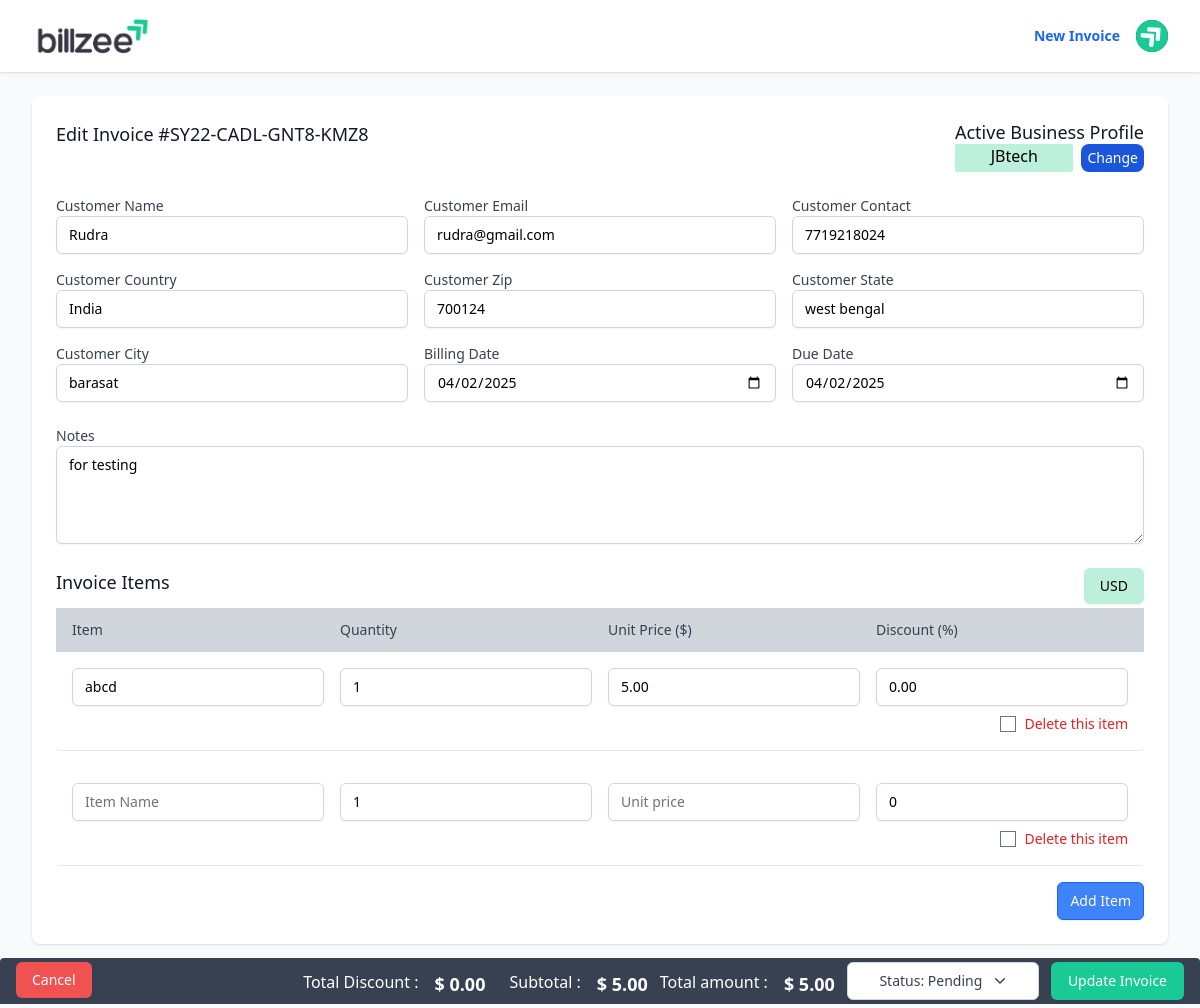
Screenshot of /invoices/33/edit/ (signed in) with the database file from the repository.
### users/models.py (models this page shows, shortened)
class Profile(models.Model):
    user = models.ForeignKey(CustomUser, on_delete=models.CASCADE, related_name='profiles')
    is_active = models.BooleanField(default=False)
    company_name = models.CharField(max_length=100)
    company_email = models.EmailField()
    password = models.CharField(max_length=128, default='')
    phone_number = models.CharField(max_length=20)
    address = models.TextField()
    city = models.CharField(max_length=100, blank=True)
    state = models.CharField(max_length=100, blank=True)
    country = models.CharField(max_length=100)
    pin_or_zip = models.CharField(max_length=7, blank=True)
    gst_id = models.CharField(max_length=20, blank=True)
    created_at = models.DateTimeField(auto_now_add=True)
    updated_at = models.DateTimeField(auto_now=True)
    class Meta:
        constraints = [
            models.UniqueConstraint(
                fields=['user', 'is_active'],
                condition=models.Q(is_active=True),
                name='unique_active_profile'
            )
        ]

### invoices/models.py (models this page shows, shortened)
class Invoice(models.Model):
    STATUS_CHOICES = [
        ('pending', 'Pending'),
        ('completed', 'Completed'),
        ('canceled', 'Canceled'),
    ]
    CURRENCY_CHOICES = [
        ('USD', 'USD'),
        ('INR', 'INR'),
        ('EUR', 'EUR'),
        ('GBP', 'GBP'),
        ('JPY', 'JPY'),
        ('AUD', 'AUD'),
        ('CAD', 'CAD'),
    ]
    invoice_id = models.CharField(max_length=19, editable=False, unique=True)
    user = models.ForeignKey(settings.AUTH_USER_MODEL, on_delete=models.CASCADE)
    profile = models.ForeignKey(Profile, on_delete=models.PROTECT, related_name='invoices', null=True, blank=True)
    customer_name = models.CharField(max_length=100)
    customer_email = models.EmailField()
    customer_contact = models.CharField(max_length=10, help_text="Numeric contact number (max 10 digits)", default="0000000000")
    customer_country = models.CharField(max_length=50, blank=True)
    customer_zip = models.CharField(max_length=7, blank=True, help_text="Postal/Zip code")
    customer_state = models.CharField(max_length=50, blank=True)
    customer_city = models.CharField(max_length=50, blank=True)
    billing_date = models.DateField(default=timezone.now)
    due_date = models.DateField()
    status = models.CharField(max_length=20, choices=STATUS_CHOICES, default='pending')
    notes = models.TextField(blank=True)
    created_at = models.DateTimeField(auto_now_add=True)
    updated_at = models.DateTimeField(auto_now=True)
    currency = models.CharField(max_length=3, choices=CURRENCY_CHOICES, default='USD')
    subtotal_amount = models.DecimalField(max_digits=10, decimal_places=2, default=0)
    gst_rate = models.DecimalField(max_digits=5, decimal_places=2, default=0)
    total_amount = models.DecimalField(max_digits=10, decimal_places=2, default=0)
    is_sent = models.BooleanField(default=False, help_text='Indicates if the invoice has been sent to the customer')

### invoices/views.py (the view)
# urls.py: path('<int:pk>/edit/', views.invoice_update, name='edit'),
@login_required
def invoice_update(request, pk):
    invoice = get_object_or_404(Invoice, pk=pk, profile__user=request.user)
    profiles = Profile.objects.filter(user=request.user)
    if request.method == 'POST':
        form = InvoiceForm(request.POST, instance=invoice)
        formset = InvoiceItemFormSet(request.POST, queryset=InvoiceItem.objects.filter(invoice=invoice))
        if form.is_valid() and formset.is_valid():
            form.save()
            instances = formset.save(commit=False)
            for obj in formset.deleted_objects:
                obj.delete()
            for instance in instances:
                instance.invoice = invoice
                instance.save()
            messages.success(request, 'Invoice updated successfully.')
            return redirect('invoices:detail', pk=pk)
    else:
        form = InvoiceForm(instance=invoice)
        formset = InvoiceItemFormSet(queryset=InvoiceItem.objects.filter(invoice=invoice))
    return render(request, 'invoices/invoice_form.html', {
        'form': form,
        'formset': formset,
        'invoice': invoice,
        'title': f'Edit Invoice #{invoice.invoice_id}',
        'active_profile': invoice.profile,
        'profiles': profiles,
    })

### templates/invoices/invoice_form.html (shortened to what this page needs)
{% extends 'base.html' %}
{% block content %}
<div class="bg-white shadow sm:rounded-lg mb-10">
    <div class="px-4 py-5 sm:p-6">
        <div class="flex justify-between">
        <h2 class="text-lg font-medium text-gray-900">{{ title }}</h2>
        <div class="">
            <h3 class="text-lg leading-6 font-medium text-gray-900">Active Business Profile</h3>
            <div class="flex justify-between gap-x-2">
            <span class="bg-green-200 w-8/12 text-center rounded-sm align-middle px-1 ">{{ active_profile.company_name }}</span>
            <button data-modal-target="default-modal" data-modal-toggle="default-modal" class="block text-white bg-blue-700 hover:bg-blue-800 focus:ring-4 focus:outline-none focus:ring-blue-300 font-medium rounded-lg text-sm px-1.5 p-1 text-center dark:bg-blue-600 dark:hover:bg-blue-700 dark:focus:ring-blue-800" type="button">
                Change
              </button>
            </div>
        </div>
        </div>
        <form id="invoice-form" method="post" class="mt-2 space-y-6">
            <div class="grid grid-cols-3 gap-4 sm:grid-cols-1 sm:gap-1">
                <div>
                    <label for="{{ form.customer_name.id_for_label }}" class="block text-sm font-medium text-gray-700">
                        Customer Name
                    </label>
                    {{ form.customer_name }}
                </div>
                <div>
                    <label for="{{ form.customer_email.id_for_label }}" class="block text-sm font-medium text-gray-700">
                        Customer Email
                    </label>
                    {{ form.customer_email }}
                </div>
                <div>
                    <label for="{{ form.customer_contact.id_for_label }}" class="block text-sm font-medium text-gray-700">
                        Customer Contact
                    </label>
                    {{ form.customer_contact }}
                </div>
                <div>
                    <label for="{{ form.customer_country.id_for_label }}" class="block text-sm font-medium text-gray-700">
                        Customer Country
                    </label>
                    {{ form.customer_country }}
                </div>
                <div>
                    <label for="{{ form.customer_zip.id_for_label }}" class="block text-sm font-medium text-gray-700">
                        Customer Zip
                    </label>
                    {{ form.customer_zip }}
                </div>
                <div>
                    <label for="{{ form.customer_state.id_for_label }}" class="block text-sm font-medium text-gray-700">
                        Customer State
                    </label>
                    {{ form.customer_state }}
                </div>
                <div>
                    <label for="{{ form.customer_city.id_for_label }}" class="block text-sm font-medium text-gray-700">
                        Customer City
                    </label>
                    {{ form.customer_city }}
                </div>
                <div>
                    <label for="{{ form.billing_date.id_for_label }}" class="block text-sm font-medium text-gray-700">
                        Billing Date
                    </label>
                    {{ form.billing_date }}
                </div>
                <div>
                    <label for="{{ form.due_date.id_for_label }}" class="block text-sm font-medium text-gray-700">
                        Due Date
                    </label>
                    {{ form.due_date }}
                </div>
            </div>
            <div>
                <label for="{{ form.notes.id_for_label }}" class="block text-sm font-medium text-gray-700">
                    Notes
                </label>
                {{ form.notes }}
            </div>
            <div class="mt-8">
                <div class="flex justify-between">
                    <div>
                        <h3 class="text-lg font-medium text-gray-900">Invoice Items</h3>
                    </div>
                    <div class="flex justify-end gap-x-4">
                        <div class="relative inline-block text-left">
                            <button id="dropdownButton" type="button"
                                class="inline-flex justify-center w-full rounded-md bg-green-200 shadow-sm px-4 py-2 text-sm font-medium hover:border-green-500 focus:outline-none"
                                aria-expanded="true" aria-haspopup="true" title="Change currency">
                            </button>
                        </div>
                    </div>
                </div>
                <div class="grid grid-cols-4 gap-y-6 gap-x-3 sm:grid-cols-4 mt-1 bg-gray-300 p-3 pl-4 ">
                    <div>
                        <label class="block text-sm font-medium text-gray-700">Item</label>
                    </div>
                    <div>
                        <label class="block text-sm font-medium text-gray-700">Quantity</label>
                    </div>
                    <div>
                        <label class="block text-sm font-medium text-gray-700">Unit Price (<span
                                id="currency-symbol">$</span>)</label>
                    </div>
                    <div>
                        <label class="block text-sm font-medium text-gray-700">Discount (<span
                           >%</span>)</label>
                    </div>
                </div>
                <div id="invoice-items">
                    {% if formset.forms %}
                    {% for form in formset %}
                    <div class="invoice-item border-b rounded p-4 mb-4">
                        <div class="grid grid-cols-4 gap-y-6 gap-x-4 sm:grid-cols-4">
                            <div>
                                {{ form.item }}
                            </div>
                            <div>
                                {{ form.quantity }}
                            </div>
                            <div>
                                {{ form.unit_price }}
                            </div>
                            <div>
                                {{ form.discount }}
                            </div>
                        </div>
                        <div class="mt-2 flex justify-end">
                            <label class="inline-flex items-center">
                                {{ form.DELETE }}
                                <span class="ml-2 text-sm text-red-600">Delete this item</span>
                            </label>
                        </div>
                    </div>
                    {% endfor %}
                    {% endif %}
                </div>
                <div class="flex justify-end">
                    <button type="button" id="add-item"
                        class="flex items-center px-3 py-2 border border-blue-600 shadow-sm text-sm font-medium rounded-md text-white bg-blue-500  hover:bg-white hover:text-blue-600">
                        Add Item
                    </button>
                </div>
            </div>
            <div class="w-screen flex justify-between max-w-7xl mx-auto fixed bottom-1 bg-gray-700 p-1 right-0 left-0 lg:pl-4 lg:pr-4 rounded-t">
                <div>
                    <a href="{% url 'invoices:dashboard' %}"
                        class="inline-flex items-center px-4 py-2 border-none shadow-sm text-sm font-medium rounded-md text-white bg-red-500 hover:bg-red-700">
                        Cancel
                    </a>
                </div>
                <div class="flex justify-end align-baseline space-x-3 relative">
                    <div class="flex gap-x-4 text-white align-middle mt-2">
                        <p>Total Discount : </p>
                        <p class="text-lg font-bold" id="total_dic"></p>
                    </div>
                    <div id="subtotalDiv" class="flex gap-x-4 text-white align-middle mt-2">
                        <p>Subtotal : </p>
                        <p class="text-lg font-bold" id="subtotal-amount"></p>
                    </div>
                    <div class="flex gap-x-4 text-white align-middle mt-2">
                        <p>Total amount : </p>
                        <p class="text-lg font-bold" id="total-amount"></p>
                    </div>
                    <div class="relative inline-block text-left">
                        <button id="dropdownStatus" type="button"
                            class="inline-flex justify-center w-48 rounded-md border border-gray-300 shadow-sm px-4 py-2 bg-white text-sm font-medium text-gray-700 hover:bg-gray-50 focus:outline-none"
                            aria-expanded="true" aria-haspopup="true">
                            {% if invoice %}Status: {{ invoice.status|title }}{% else %}Select Status{% endif %}
                            <svg class="-mr-1 ml-2 h-5 w-5" xmlns="http://www.w3.org/2000/svg" viewBox="0 0 20 20"
                                fill="currentColor" aria-hidden="true">
                                <path fill-rule="evenodd"
                                    d="M5.23 7.21a.75.75 0 011.06.02L10 10.939l3.71-3.71a.75.75 0 111.06 1.06l-4.24 4.24a.75.75 0 01-1.06 0L5.21 8.29a.75.75 0 01.02-1.08z"
                                    clip-rule="evenodd" />
                            </svg>
                        </button>
                    </div>
                    <button type="submit"
                        class="inline-flex items-center px-4 py-2 border border-transparent shadow-sm text-sm font-medium rounded-md text-white bg-primary hover:bg-blue-700">
                        {% if invoice.id %}
                            Update Invoice
                        {% else %}
                            Save Invoice
                        {% endif %}
                    </button>
                </div>
            </div>
        </form>
    </div>
</div>
{% endblock %}

### rows the page displays
Profile: company_name "JBtech"
Invoice: customer_name "Rudra", customer_email "rudra@gmail.com", customer_contact "7719218024", customer_country "India", customer_zip "700124", customer_state "west bengal", customer_city "barasat", billing_date "04/02/2025", due_date "04/02/2025", notes "for testing", status "Pending"

### other values shown
{{ title }} "Edit Invoice #SY22-CADL-GNT8-KMZ8"
